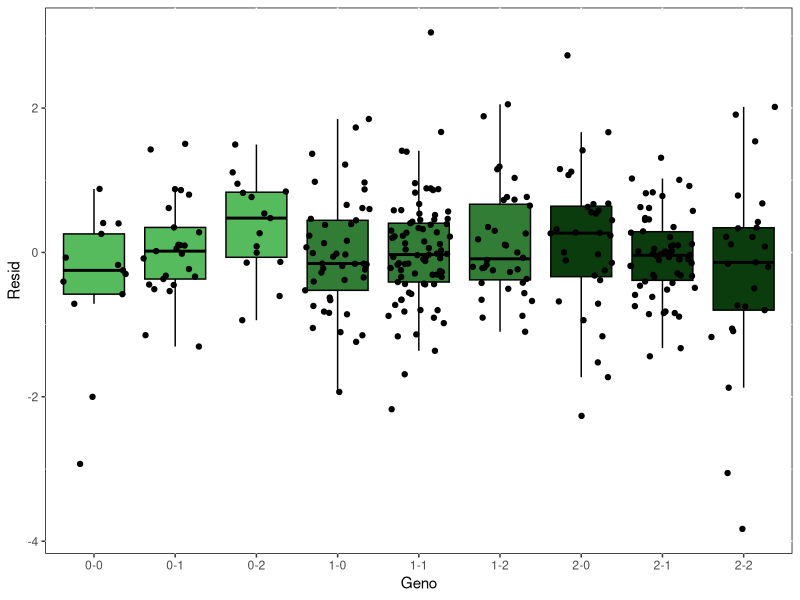
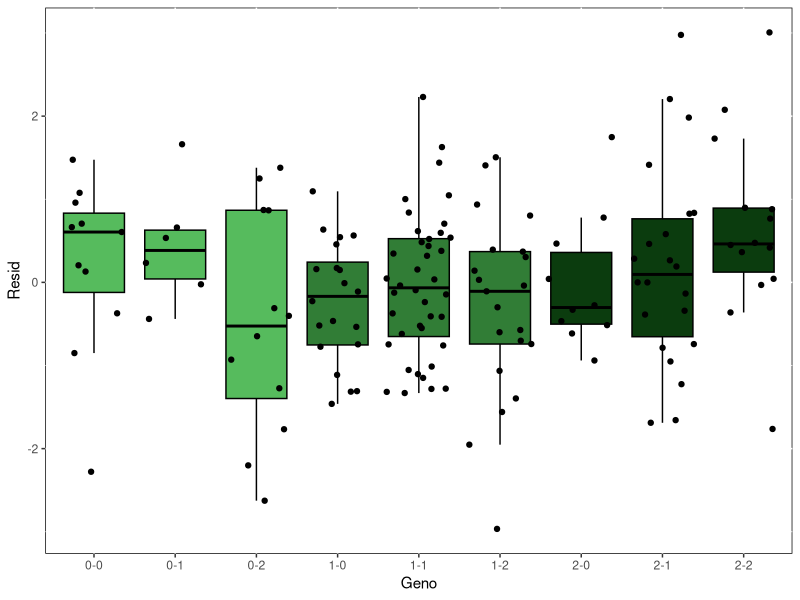

Reproduce these figures in R, in order.
#!/usr/bin/env Rscript

library('ggplot2')
print('Figure 5d')

######################################
#####		 	  				######
#####		 READ  				######
#####		 	  				######
######################################

pdf('CETP.rs1967309-rs158477.Hg38.GTEx.SkinExposed.25PEER.pdf',width=7, height=7)


# This file contains residual of CETP expression made on CETP expression, corrected for all covariates (no SNPs)
allData=read.table('GTEx.Skin.CETP.Male.25PEERs.txt',header=TRUE, row.names=NULL, sep=' ')

print(nrow(allData))
allData$rs1967309=as.factor(allData$rs1967309)
print(ggplot(allData,aes(y=Resid,fill=rs1967309,x=Geno))+geom_boxplot(outlier.shape=NA,color='black')+geom_jitter()+theme(panel.background=element_rect(fill='white', color='black'), legend.position='none')+scale_fill_manual(values=c('#56bb5d','#317d36','#0b3c0e')))



dev.off()


pdf('CETP.rs1967309-rs158477.Hg38.GTEx.ArteryTibial.25PEER.pdf',width=7, height=7)


# This file contains residual of CETP expression made on CETP expression, corrected for all covariates (no SNPs)
allData=read.table('GTEx.ArteryTibial.CETP.Female.10PEERs.txt',header=TRUE, row.names=NULL, sep=' ')

print(nrow(allData))

allData$rs1967309=as.factor(allData$rs1967309)
print(ggplot(allData,aes(y=Resid,fill=rs1967309,x=Geno))+geom_boxplot(outlier.shape=NA,color='black')+geom_jitter()+theme(panel.background=element_rect(fill='white', color='black'), legend.position='none')+scale_fill_manual(values=c('#56bb5d','#317d36','#0b3c0e')))



dev.off()


